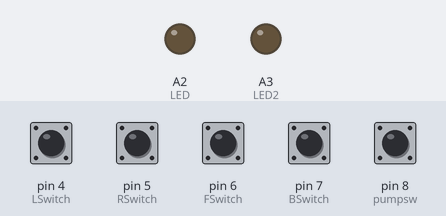
Bench run of a sketch on a simulated Arduino Uno, built with avr-gcc and run on an emulated ATmega328P. Parts: output pins drawn as LEDs (lit = HIGH). The inputs (shaded band) are chosen by the test bench; at power-on: pin 4 (LSwitch), pin 5 (RSwitch), pin 6 (FSwitch), pin 7 (BSwitch), pin 8 (pumpsw) HIGH. No radio packets arrive unless stated.

Above: at 1.2 s.
1.3 s: pin 4 (LSwitch) pulled LOW for 0.15 s
At 1.37 s:
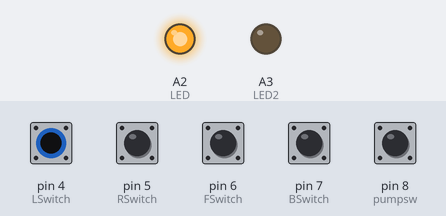
Timing chart, 0 to 4.3 s (numbered marks = the images above; inputs shaded):
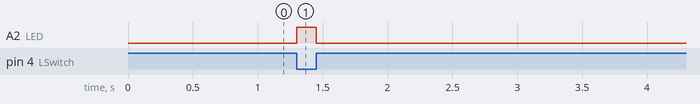

The sketch:

Remote.ino
```cpp
#include <SPI.h>       // Include SPI library
#include <nRF24L01.h>  // Include nRF24L01 library
#include <RF24.h>      // Include RF24 library

RF24 radio(9, 10);                // Define RF24 object with CE, CSN pins
const byte address[6] = "00001";  // Address for the communication channel

#define FSwitch 6  // directions switches
#define BSwitch 7
#define RSwitch 5
#define LSwitch 4

#define Lservosw 0  //  servo switches
#define Rservosw 1

#define pumpsw 8  //  for pump switch

#define LED A2   //  for LED
#define LED2 A3  //  for another LED

void setup() {
  radio.begin();                      // Initialize radio
  radio.openWritingPipe(address);     // Open writing pipe
  radio.openReadingPipe(1, address);  // Open reading pipe
  radio.setPALevel(RF24_PA_LOW);      // Set power level

  // Set pin modes
  pinMode(FSwitch, INPUT_PULLUP);
  pinMode(BSwitch, INPUT_PULLUP);
  pinMode(LSwitch, INPUT_PULLUP);
  pinMode(RSwitch, INPUT_PULLUP);
  pinMode(Lservosw, INPUT_PULLUP);
  pinMode(Rservosw, INPUT_PULLUP);
  pinMode(pumpsw, INPUT_PULLUP);
  pinMode(LED2, OUTPUT);

  Serial.begin(9600);  // Initialize serial communication
}

void loop() {
  // Read state of switches
  int Forward = !digitalRead(FSwitch);
  int Backward = !digitalRead(BSwitch);
  int Left = !digitalRead(LSwitch);
  int Right = !digitalRead(RSwitch);
  int LServo = !digitalRead(Lservosw);
  int Rservo = !digitalRead(Rservosw);
  int pump = !digitalRead(pumpsw);

  // Count how many switches are pressed
  int buttonCount = Forward + Backward + Left + Right + LServo + Rservo + pump;

  // Check if both servo switches are pressed
  if (LServo == HIGH && Rservo == HIGH) {
    char dataToSend = 'Y';
    analogWrite(LED, 255);
    radio.write(&dataToSend, sizeof(dataToSend));
    return;  //
  }
  // Check if more than one switch is pressed
  else if (buttonCount >= 2) {
    char dataToSend = 'S';
    analogWrite(LED, 0);
    radio.write(&dataToSend, sizeof(dataToSend));
    delay(100);  // Delay for stability
    return;
  }

  // Check which direction switch is pressed and send corresponding signal
  if (Forward == HIGH) {
    char dataToSend = 'F';  // move forward
    analogWrite(LED, 255);
    radio.write(&dataToSend, sizeof(dataToSend));
  } else if (Backward == HIGH) {
    char dataToSend = 'B';  // move backward
    analogWrite(LED, 255);
    radio.write(&dataToSend, sizeof(dataToSend));
  } else if (Left == HIGH) {
    char dataToSend = 'L';  // turn left
    analogWrite(LED, 255);
    radio.write(&dataToSend, sizeof(dataToSend));
  } else if (Right == HIGH) {
    char dataToSend = 'R';  // turn right
    analogWrite(LED, 255);
    radio.write(&dataToSend, sizeof(dataToSend));
  } else if (LServo == HIGH) {
    char dataToSend = 'A';  // move left servo
    analogWrite(LED, 255);
    radio.write(&dataToSend, sizeof(dataToSend));
  } else if (Rservo == HIGH) {
    char dataToSend = 'D';  // move right servo
    analogWrite(LED, 255);
    radio.write(&dataToSend, sizeof(dataToSend));
  } else if (pump == HIGH) {
    char dataToSend = 'W';  // operate pump
    delay(500);             // Delay for stability
    analogWrite(LED, 255);
    radio.write(&dataToSend, sizeof(dataToSend));
  } else if (Right == LOW && Right == LOW && Right == LOW && Right == LOW) {
    char dataToSend = 'S';
    analogWrite(LED, 0);
    radio.write(&dataToSend, sizeof(dataToSend));
  } else {
    char dataToSend = 'S';
    analogWrite(LED, 0);
    radio.write(&dataToSend, sizeof(dataToSend));
  }
}
```

Measured:
- after the input at 1.3 s, A2 (LED): LOW → HIGH at once, → LOW 0.15 s later
